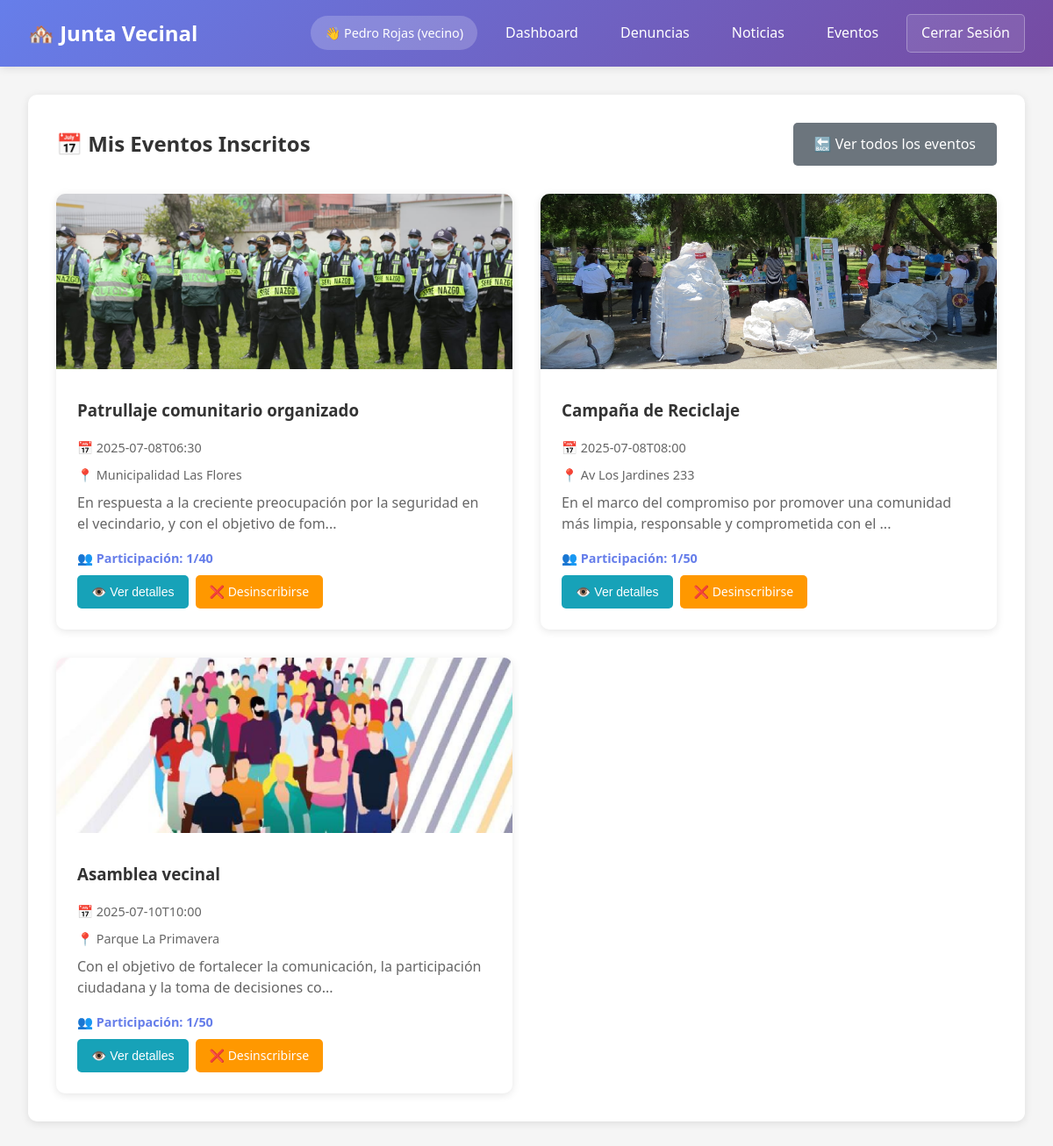
Screenshot of /mis_eventos (signed in) with the database file from the repository.
### tables this page shows
CREATE TABLE eventos (
    id INTEGER PRIMARY KEY AUTOINCREMENT,
    titulo VARCHAR(200) NOT NULL,
    descripcion TEXT NOT NULL,
    fecha_evento DATETIME NOT NULL,
    lugar VARCHAR(200),
    imagen_path VARCHAR(255),
    cupo_maximo INTEGER DEFAULT 0,
    fecha_creacion DATETIME DEFAULT CURRENT_TIMESTAMP,
    activo BOOLEAN DEFAULT 1
);

### app.py (the view)
    def decorated_function(*args, **kwargs):
        if 'user_id' not in session:
            return redirect(url_for('login'))
        return f(*args, **kwargs)

### app.py (called while the page is built)
def get_db_connection():
    conn = sqlite3.connect('database.db')
    conn.row_factory = sqlite3.Row
    return conn

def login_required(f):
    def decorated_function(*args, **kwargs):
        if 'user_id' not in session:
            return redirect(url_for('login'))
        return f(*args, **kwargs)
    decorated_function.__name__ = f.__name__
    return decorated_function

@app.route('/mis_eventos')
@login_required
def mis_eventos():
    if session['rol'] != 'vecino':
        flash('Solo los vecinos pueden ver sus eventos inscritos', 'error')
        return redirect(url_for('dashboard'))
    conn = get_db_connection()
    eventos_inscritos = conn.execute('''
        SELECT e.*,
               COUNT(i2.usuario_id) as inscripciones_actuales
        FROM eventos e
        JOIN inscripciones_eventos i ON e.id = i.evento_id
        LEFT JOIN inscripciones_eventos i2 ON e.id = i2.evento_id
        WHERE i.usuario_id = ? AND e.activo = 1
        GROUP BY e.id
        ORDER BY e.fecha_evento ASC
    ''', (session['user_id'],)).fetchall()
    conn.close()
    eventos_list = [dict(evento) for evento in eventos_inscritos]
    return render_template('mis_eventos.html', eventos_inscritos=eventos_list)

### templates/mis_eventos.html (shortened to what this page needs)
{% extends "base.html" %}
{% block content %}
<div class="content-section">
    <div class="section-header">
        <h2>📅 Mis Eventos Inscritos</h2>
        <a href="{{ url_for('eventos') }}" class="btn btn-secondary">🔙 Ver todos los eventos</a>
    </div>
    {% if eventos_inscritos %}
    <div class="events-grid">
        {% for evento in eventos_inscritos %}
        <div class="event-card">
            {% if evento.imagen_path %}
            <img src="{{ url_for('uploaded_file', filename=evento.imagen_path) }}" alt="{{ evento.titulo }}" class="event-image">
            {% else %}
            <div class="event-image-placeholder">📅</div>
            {% endif %}
            <div class="event-content">
                <h3>{{ evento.titulo }}</h3>
                <p class="event-date">📅 {{ evento.fecha_evento }}</p>
                <p class="event-location">📍 {{ evento.lugar }}</p>
                <p class="event-preview">{{ evento.descripcion[:100] }}...</p>
                {% if evento.cupo_maximo > 0 %}
                <p class="event-capacity">👥 Participación: {{ evento.inscripciones_actuales }}/{{ evento.cupo_maximo }}</p>
                {% else %}
                <p class="event-capacity">👥 Inscritos: {{ evento.inscripciones_actuales }} (Sin límite)</p>
                {% endif %}
                <div class="event-actions">
                    <button onclick="verEventoCompleto({{ evento.id }})" class="btn btn-sm btn-info">👁️ Ver detalles</button>
                    <a href="{{ url_for('desinscribirse_evento', evento_id=evento.id) }}"
                       onclick="return confirm('¿Estás seguro de que quieres desinscribirte de este evento?')"
                       class="btn btn-sm btn-warning">❌ Desinscribirse</a>
                </div>
            </div>
        </div>
        {% endfor %}
    </div>
    {% else %}
    <div class="empty-state">
        <h3>📅 No tienes eventos inscritos</h3>
        <p>Explora los eventos disponibles y únete a las actividades de tu comunidad.</p>
        <a href="{{ url_for('eventos') }}" class="btn btn-primary">Ver eventos disponibles</a>
    </div>
    {% endif %}
</div>
{% endblock %}

### static/styles.css (style rules this page uses)
* { margin: 0; padding: 0; box-sizing: border-box; }
body { font-family: "Segoe UI", Tahoma, Geneva, Verdana, sans-serif; line-height: 1.6; color: #333; background-color: #f5f5f5; }
.btn { padding: 0.75rem 1.5rem; border: none; border-radius: 5px; cursor: pointer; text-decoration: none; display: inline-block; text-align: center; font-size: 1rem; transition: all 0.3s; }
.btn-warning { background-color: #ff9800; color: white; }
.btn-secondary { background-color: #6c757d; color: white; }
.btn-info { background-color: #17a2b8; color: white; }
.btn-sm { padding: 0.5rem 1rem; font-size: 0.875rem; }
.content-section { background: white; padding: 2rem; border-radius: 10px; box-shadow: 0 2px 10px rgba(0, 0, 0, 0.1); }
.section-header { display: flex; justify-content: space-between; align-items: center; margin-bottom: 2rem; flex-wrap: wrap; gap: 1rem; }
.section-header h2 { color: #333; }
.news-grid, .events-grid { display: grid; grid-template-columns: repeat(auto-fill, minmax(350px, 1fr)); gap: 2rem; margin-top: 2rem; }
.news-card, .event-card { background: white; border-radius: 10px; box-shadow: 0 2px 10px rgba(0, 0, 0, 0.1); overflow: hidden; transition: transform 0.3s; }
.news-image, .event-image { width: 100%; height: 200px; object-fit: cover; transition: transform 0.3s ease; }
.news-content, .event-content { padding: 1.5rem; }
.news-content h3, .event-content h3 { margin-bottom: 1rem; color: #333; }
.news-date, .event-date, .event-location, .event-capacity { color: #666; font-size: 0.9rem; margin-bottom: 0.5rem; }
.news-preview, .event-preview { color: #666; margin-bottom: 1rem; line-height: 1.5; }
.news-actions, .event-actions { display: flex; gap: 0.5rem; flex-wrap: wrap; }
.dashboard-card, .news-card, .event-card { animation: fadeIn 0.5s ease-out; }
.news-image, .event-image { transition: transform 0.3s ease; }
.event-capacity { font-weight: 600; color: #667eea; }

### rows the page displays
eventos: imagen_path (picture), titulo "Patrullaje comunitario organizado", fecha_evento "2025-07-08T06:30", lugar "Municipalidad Las Flores", descripcion "En respuesta a la creciente preocupación por la seguridad en el vecindario, y con el objetivo de fom", inscripciones_actuales "1", cupo_maximo "40"
eventos: imagen_path (picture), titulo "Campaña de Reciclaje", fecha_evento "2025-07-08T08:00", lugar "Av Los Jardines 233", descripcion "En el marco del compromiso por promover una comunidad más limpia, responsable y comprometida con el", inscripciones_actuales "1", cupo_maximo "50"
eventos: imagen_path (picture), titulo "Asamblea vecinal", fecha_evento "2025-07-10T10:00", lugar "Parque La Primavera", descripcion "Con el objetivo de fortalecer la comunicación, la participación ciudadana y la toma de decisiones co", inscripciones_actuales "1", cupo_maximo "50"

### other values shown
{{ session.nombre }} "Pedro Rojas"
{{ session.rol }} "vecino"
